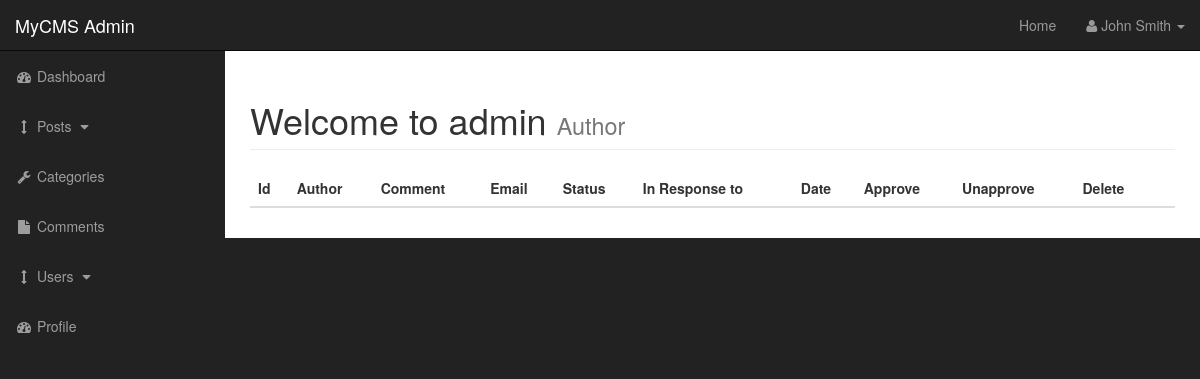
/admin/comments.php, run on an earlier commit of the app's database.
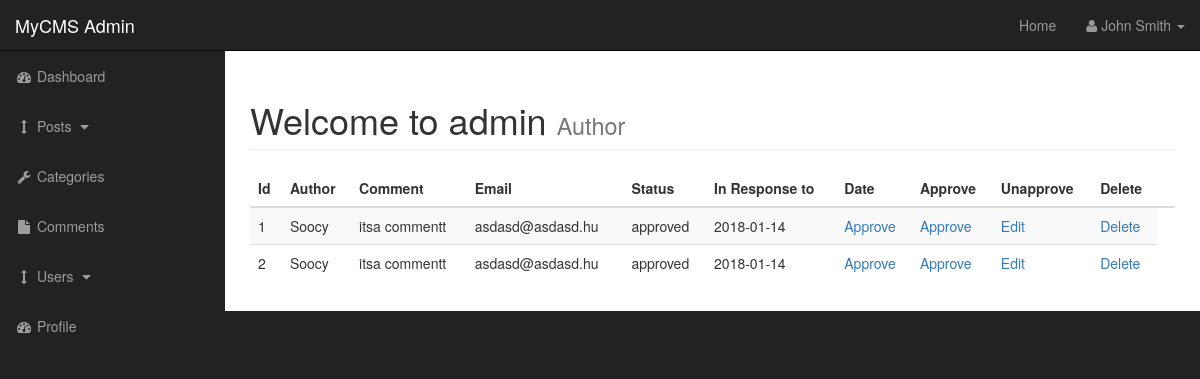
And on a later commit of the database.
### tables this page shows
CREATE TABLE `comments` (
  `comment_id` int(3) NOT NULL,
  `comment_post_id` int(3) NOT NULL,
  `comment_author` varchar(255) NOT NULL,
  `comment_email` varchar(255) NOT NULL,
  `comment_content` text NOT NULL,
  `comment_status` varchar(255) NOT NULL,
  `comment_date` date NOT NULL
);

### admin/includes/view_all_comments.php (the view, shortened to what this page needs)
<table class="table table-striped">
    <thead>
    <tr>
        <th>Id</th>
        <th>Author</th>
        <th>Comment</th>
        <th>Email</th>
        <th>Status</th>
        <th>In Response to</th>
        <th>Date</th>
        <th>Approve</th>
        <th>Unapprove</th>
        <th>Delete</th>
        <th></th>
    </tr>
    </thead>
    <tbody>
    <?php
    $query = "SELECT * FROM comments";
    $select_comments = mysqli_query($connection, $query);
    while ($row = mysqli_fetch_assoc($select_comments)) {
        $comment_id = $row['comment_id'];
        $comment_author = $row['comment_author'];
        $comment_content = $row['comment_content'];
        $comment_email = $row['comment_email'];
        $comment_status = $row['comment_status'];
        $comment_date = $row['comment_date'];
        echo "<tr>";
        echo "<td>$comment_id</td>";
        echo "<td>$comment_author</td>";
        echo "<td>$comment_content</td>";
        echo "<td>$comment_email</td>";
        echo "<td>$comment_status</td>";
        echo "<td>$comment_date</td>";
        echo "<td><a href='posts.php?source=edit_post&p_id=$post_id'>Approve</a></td>";
        echo "<td><a href='posts.php?delete=$post_id'>Approve</a></td>";
        echo "<td><a href='posts.php?source=edit_post&p_id=$post_id'>Edit</a></td>";
        echo "<td><a href='posts.php?delete=$post_id'>Delete</a></td>";
        echo "</tr>";
    }
    ?>
    </tbody>
</table>

What changed in the data, as far as the page shows it:
added comments: comment_id "1", comment_author "Soocy", comment_content "itsa commentt", comment_email "asdasd@asdasd.hu", comment_status "approved", comment_date "2018-01-14"
added comments: comment_id "2", comment_author "Soocy", comment_content "itsa commentt", comment_email "asdasd@asdasd.hu", comment_status "approved", comment_date "2018-01-14"
